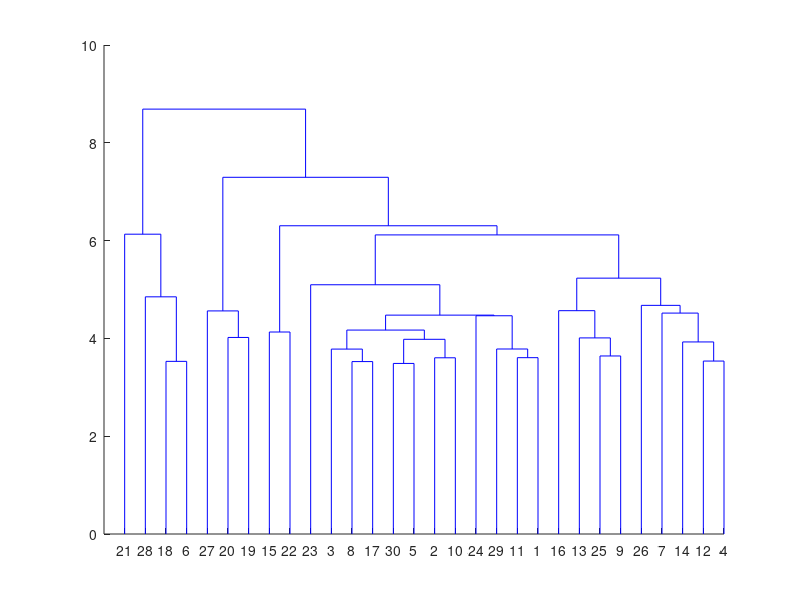

MATLAB code for this plot: (Note: this script raises an error after producing the figure.)
%startup

% load data
load('d13.mat');

% number of unique words
w = 103;
% number of speakers
s = 10;

% number of clusters
m = 2;

% classes for evaluation
Y = [repmat('f',w,1);repmat('f',w,1);repmat('m',w,1);repmat('m',w,1);repmat('f',w,1);repmat('m',w,1);repmat('f',w,1);repmat('m',w,1);repmat('m',w,1);repmat('f',w,1)];

%% Hierachical clustering
Z = linkage(d, 'weighted');
figure;
dendrogram(Z);

T = cluster(Z, 'maxclust', m);
%Sh = reshape(T, w, s);

% compute normailized mutual information
nmi = mutual_information(Y, T', 'normalized');
fprintf('Normalized mutual information = %0.5f\n', nmi);
% naive count accuracy
acc = evaluate(Y, T);
fprintf('Naive count accuracy = %0.5f\n', acc);

% Cophenet correlation coefficients
[cpcc, Pc] = cophenet(Z, d);
fprintf('Cophenet correlation coefficients = %0.5f\n%', cpcc);

%% k-medoids clustering
P = squareform(d);

[T, Theta, distortion] = k_medoids(P, m);
%Sk = reshape(T, w, s)

% normailized mutual information
nmi = mutual_information(Y, T', 'normalized');
fprintf('Normalized mutual information = %0.5f\n', nmi);
% naive count accuracy
acc = evaluate(Y, T);
fprintf('Naive count accuracy = %0.5f\n', acc);

% plot medoids distortion
figure;
plot(distortion);
xlabel('Medoid swaping iterations');
title(['K-Medoids clustering distortion (NMI = ' num2str(nmi) ')']);

%% fuzzy k-medoids clustering
P = squareform(d);
[N, ~] = size(P);

% initialize  sequences
Theta = randperm(N, m);
% Theta = [131,71,813,453,58,222,451,29,773,97,262,648,656,148,302,401,322,624,702,791,631,664,159,828,652,774,200,266,700,769,809,770,567,214,726,873,754,514,283,675,406,695,41,808,394,503,840,593,485,839,377,210,517,12,796,571,881,151,697,586,298,676,307,62,411,221,78,146,452,494,577,113,910,156,510,668,187,2,500,8,416,590,256,836,155,659,658,328,27,63,255,147,218,903,722,495,227,498,309,677,847,119,681];

% fuzzyfier
q = 1.5;

[Theta, distortion, T] = fuzzy_c_medoids(P, Theta, q);
%Sf = reshape(T, w, s)

% normailized mutual information
nmi = mutual_information(Y, T', 'normalized');
fprintf('Normalized mutual information = %0.5f\n', nmi);
% naive count accuracy
acc = evaluate(Y, T);
fprintf('Naive count accuracy = %0.5f\n', acc);

figure;
plot(distortion);
xlabel('Iteration');
title(['Fuzzy C-Medoids clustering distortion (NMI = ' num2str(nmi) ')']);

%% Spectral clustering
%  is more sensitive to epsilon than sigma
epsilon = 19; % choose according to sparseness=10% from spectral.m
sigma2 = 5; % try from between 1 -> 196

y = spectral(d, epsilon, sigma2, m);
% normalization
z = zscore(y);
% k-means clustering
[T, distortion] = k_means(z, m);
%Sk = reshape(T, w, s);

% normailized mutual information
nmi = mutual_information(Y, T, 'normalized');
fprintf('Normalized mutual information = %0.5f\n', nmi);

% plot total distortion
figure;
plot(distortion);
xlabel('Iterations');
title(['K-means distortion on Eigenmap (NMI = ' num2str(nmi) ')']);
